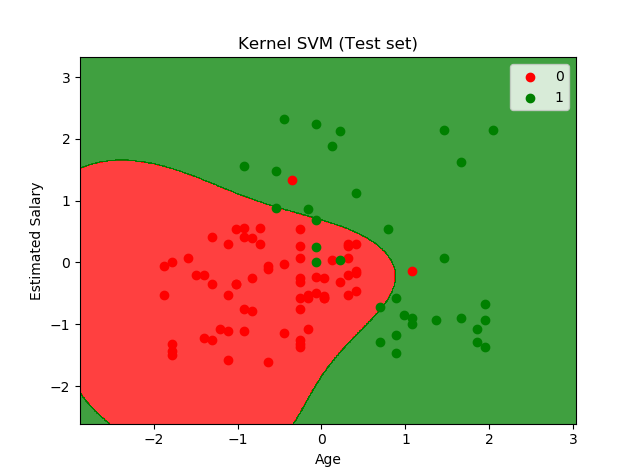

This figure's Python source:
# -*- coding: utf-8 -*-
"""
Created on Thu Feb  8 10:47:45 2018
@author: Prashant Bhat

Kernel SVM for non linear data
"""


import pandas as pd
import numpy as np
import matplotlib.pyplot as plt

# import dataset 
dataset = pd.read_csv('Social_Network_Ads.csv')
X = dataset.iloc[:, 2:4].values
Y = dataset.iloc[:, 4].values

# scaling 
from sklearn.preprocessing import StandardScaler
scaler = StandardScaler()
X = scaler.fit_transform(X)


# split data into test and train set - 25% test size  by default
from sklearn.model_selection import train_test_split
X_train, X_test, Y_train, y_test = train_test_split(X, Y)

# svm classifier 
from sklearn.svm import SVC
svmClassifier = SVC(kernel= 'rbf', gamma= 0.49)
svmClassifier.fit(X_train, Y_train)

#predict the results 
y_predict = svmClassifier.predict(X_test)

# confusion matrix 
from sklearn.metrics import confusion_matrix
cm = confusion_matrix(y_predict, y_test)

# Visualising the Test set results
from matplotlib.colors import ListedColormap
X_set, y_set = X_test, y_test
X1, X2 = np.meshgrid(np.arange(start = X_set[:, 0].min() - 1, stop = X_set[:, 0].max() + 1, step = 0.01),
                     np.arange(start = X_set[:, 1].min() - 1, stop = X_set[:, 1].max() + 1, step = 0.01))
plt.contourf(X1, X2, svmClassifier.predict(np.array([X1.ravel(), X2.ravel()]).T).reshape(X1.shape),
             alpha = 0.75, cmap = ListedColormap(('red', 'green')))
plt.xlim(X1.min(), X1.max())
plt.ylim(X2.min(), X2.max())
for i, j in enumerate(np.unique(y_set)):
    plt.scatter(X_set[y_set == j, 0], X_set[y_set == j, 1],
                c = ListedColormap(('red', 'green'))(i), label = j)
plt.title('Kernel SVM (Test set)')
plt.xlabel('Age')
plt.ylabel('Estimated Salary')
plt.legend()
plt.show()
